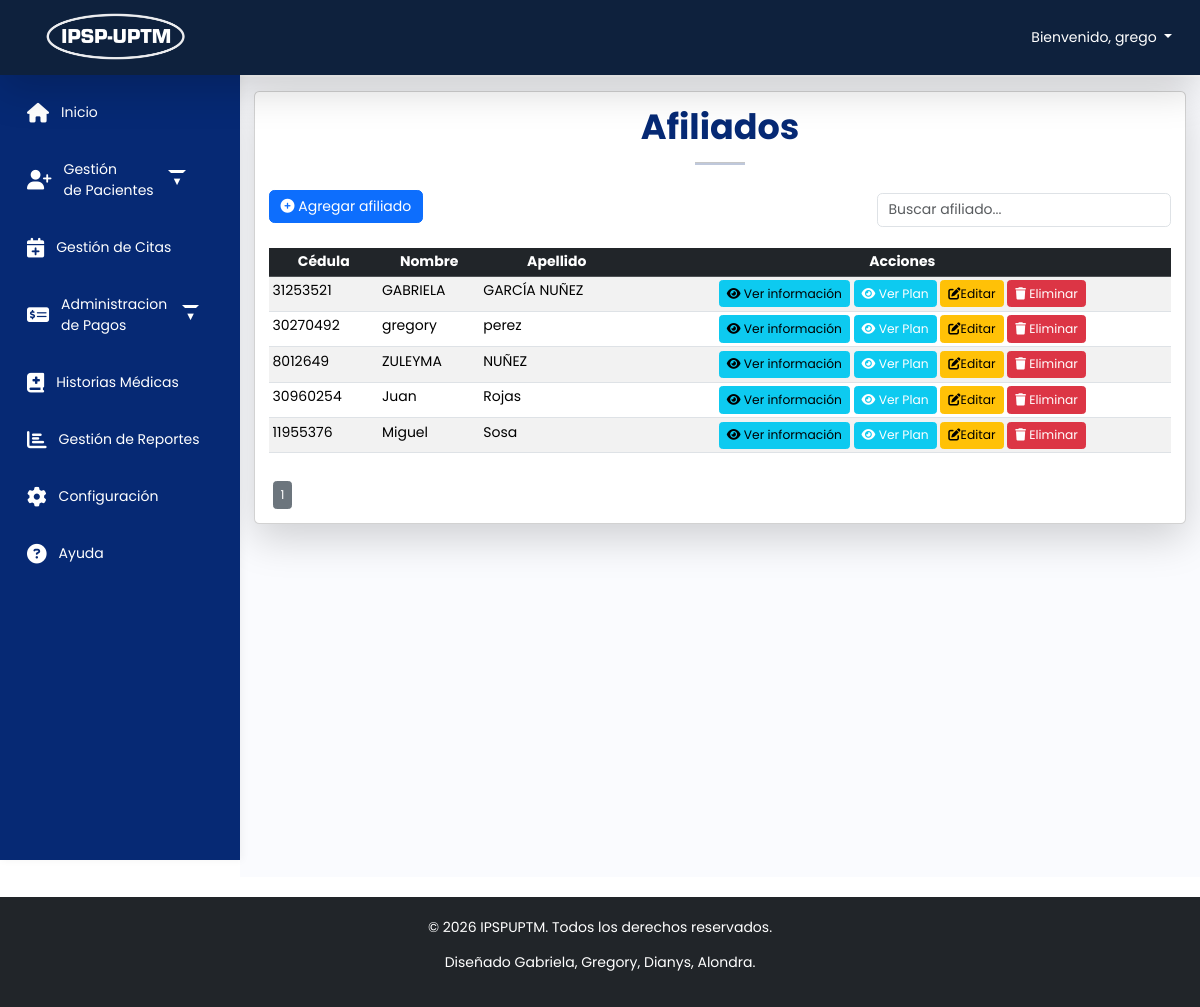
/home.php?vista=afiliados (signed in), run on an earlier commit of the app's database.
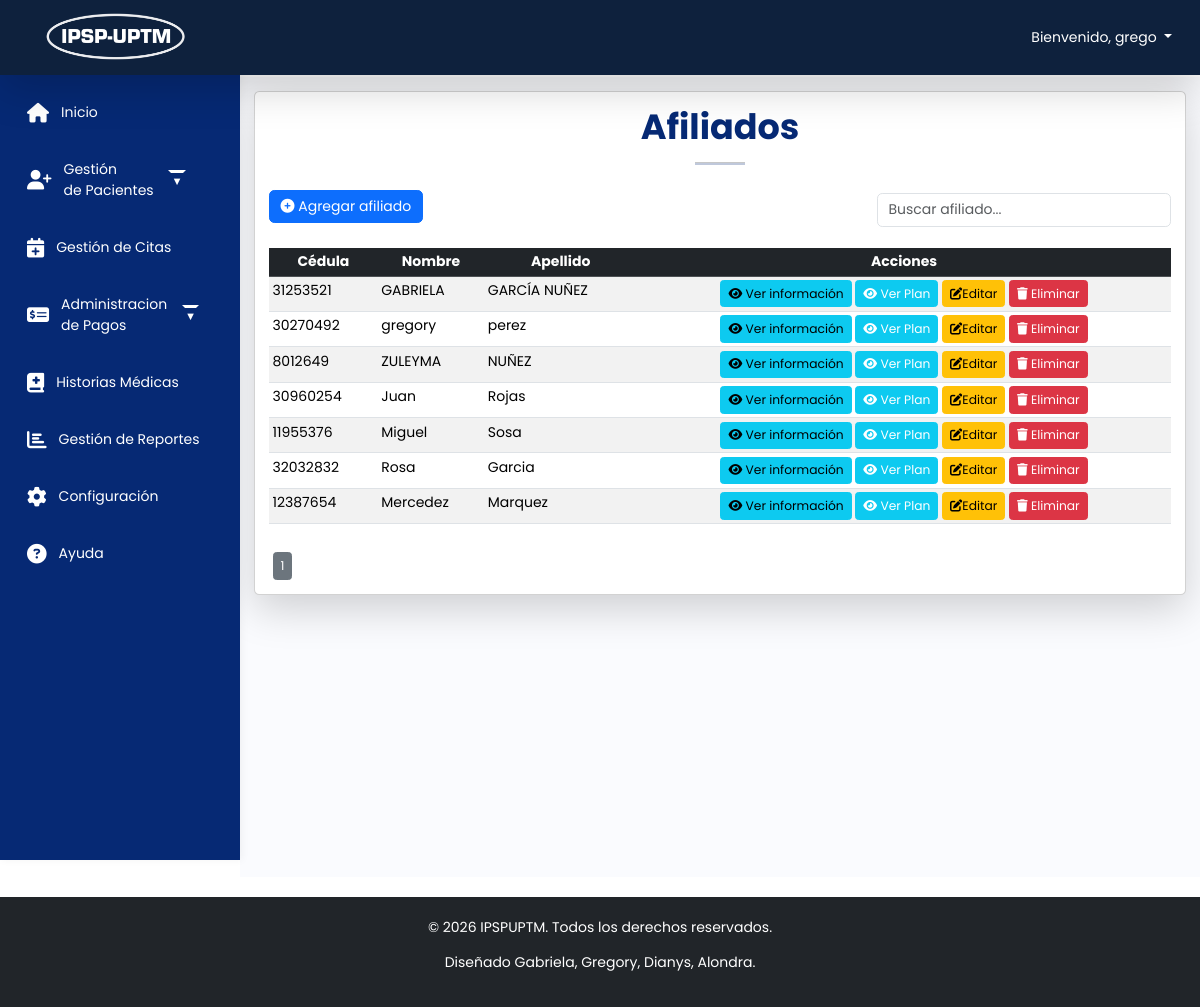
And on a later commit of the database.
### tables this page shows
CREATE TABLE `afiliados` (
  `ID` int(11) NOT NULL,
  `cedula` int(20) NOT NULL,
  `created_at` timestamp NOT NULL DEFAULT current_timestamp(),
  `updated_at` timestamp NOT NULL DEFAULT current_timestamp() ON UPDATE current_timestamp()
);

CREATE TABLE `persona` (
  `cedula` int(11) NOT NULL,
  `nombre` varchar(50) NOT NULL,
  `apellido` varchar(50) NOT NULL,
  `fechanacimiento` date NOT NULL,
  `genero` enum('Masculino','Femenino','','') NOT NULL,
  `telefono` int(20) NOT NULL,
  `correo` varchar(100) NOT NULL,
  `ocupacion` varchar(50) NOT NULL,
  `estado` text NOT NULL
);

### app/afiliados/principal.php (the view, shortened to what this page needs)
<?php
include 'C:/xampp/htdocs/IPSPUPTM/config/database.php';
include 'C:/xampp/htdocs/IPSPUPTM/config/alertify.php';
$rowsPerPage = 15;
$currentPage = isset($_GET['page']) ? intval($_GET['page']) : 1;
$sqlAfiliados = "
    SELECT
        p.cedula,
        p.nombre,
        p.apellido,
        a.created_at,
        a.updated_at
    FROM afiliados a
    JOIN persona p ON a.cedula = p.cedula
";
$afiliados = $conn->query($sqlAfiliados);
$totalRowsResult = $conn->query ("SELECT COUNT(*) AS total FROM afiliados");
$totalRows = $totalRowsResult->fetch_assoc()['total'];
$totalPages = ceil($totalRows / $rowsPerPage);
?>
<div class="card shadow-lg">
    <div class="mt-3 m-3 text-justify">
         <h1 class="fw-bold text-center" style="color: #062974;">Afiliados</h1>
            <hr class="mx-auto" style="width: 50px; height: 3px; background-color: #062974;">
        <div class="row mt-4 align-items-center">
            <div class="col-auto">
                <a href="#" class="btn btn-primary" data-bs-toggle="modal" data-bs-target="#formulariomodal">
                    <i class="fas fa-plus-circle"></i> Agregar afiliado
                </a>
            </div>
            <div class="col text-end mt-2">
                <input type="text" id="search" class="form-control w-auto d-inline-block"
                    placeholder="Buscar afiliado...">
            </div>
        </div>
        <div class="table-responsive">
            <table class="table table-sm table-striped table-hover mt-4">
                <thead class="table-dark text-center">
                    <tr>
                        <th>Cédula</th>
                        <th>Nombre</th>
                        <th>Apellido</th>
                        <th>Acciones</th>
                    </tr>
                </thead>
                <tbody>
                    <?php while ($row = $afiliados->fetch_assoc()) { ?>
                    <tr>
                        <td><?php echo $row['cedula']; ?></td>
                        <td><?php echo $row['nombre']; ?></td>
                        <td><?php echo $row['apellido']; ?></td>
                        <td class="text-center">
                            <a href="#" class="btn btn-info btn-sm" data-bs-toggle="modal" data-bs-target="#vermodal"
                                data-bs-cedula="<?= $row['cedula']; ?>">
                                <i class="fas fa-eye"></i> Ver información
                            </a>
                            <button class="btn btn-sm btn-info text-white" title="Ver Consumo"
                                onclick="verResumenConsumo('<?php echo $row['cedula']; ?>', '<?php echo $row['nombre'].' '.$row['apellido']; ?>')">
                                <i class="fas fa-eye"></i> Ver Plan
                            </button>
                            <a href="#" class="btn btn-warning btn-sm" data-bs-toggle="modal"
                                data-bs-target="#editmodal" data-bs-cedula="<?= $row['cedula']; ?>">
                                <i class="fas fa-edit"></i>Editar
                            </a>
                            <a href="#" class="btn btn-danger btn-sm" data-bs-toggle="modal"
                                data-bs-target="#eliminamodal" data-bs-cedula="<?= $row['cedula']; ?>">
                                <i class="fas fa-trash"></i> Eliminar
                            </a>
                        </td>
                    </tr>
                    <?php } ?>
                </tbody>
            </table>
        </div>
        <div class="d-flex justify-content mt-3">
            <?php for ($i = 1; $i <= $totalPages; $i++) { ?>
            <a href="?page=<?php echo $i; ?>"
                class="btn btn-sm <?php echo ($i == $currentPage) ? 'btn-secondary' : 'btn-primary'; ?> mx-1">
                <?php echo $i; ?>
            </a>
            <?php } ?>
        </div>
    </div>
</div>
</body>
</html>

### home.php (shortened to what this page needs)
<?php
$vista = isset($_GET['vista']) ? $_GET['vista'] : (($_SESSION['role_id'] == 3) ? 'historiasmedicas' : 'inicial');
switch ($vista) {
    case 'afiliados':
        $contenido = $_SERVER['DOCUMENT_ROOT'] . '/IPSPUPTM/app/afiliados/principal.php';
        include $_SERVER['DOCUMENT_ROOT'] . '/IPSPUPTM/recursos/layout.php';
        break;
}
?>

### recursos/layout.php (shortened to what this page needs)
<!DOCTYPE html>
<html lang="en">
<head>
    <link rel="stylesheet" href="/IPSPUPTM/assets/css/bootstrap.min.css">
    <link rel="stylesheet" href="/IPSPUPTM/assets/fontawesome/css/all.min.css">
    <link rel="stylesheet" href="/IPSPUPTM/assets/css/style.css">
</head>
<body>
    <?php include 'C:/xampp/htdocs/IPSPUPTM/recursos/header.php' ?>
    <?php include 'C:/xampp/htdocs/IPSPUPTM/config/alertify.php' ?>
    <div class="">
        <aside id="custom-sidebar">
            <ul class="custom-sidebar-nav">
                <?php
                $role_id = $_SESSION['role_id'];
                if ($role_id == 1) {
                ?>
                <li><a href="/IPSPUPTM/home.php?vista=inicial"><i class="fas fa-home"></i> Inicio</a></li>
                <li>
                    <a href="#submenuPacientes" data-bs-toggle="collapse" aria-expanded="false" class="dropdown-toggle">
                        <i class="fas fa-user-plus"></i> Gestión <br>de Pacientes
                    </a>
                </li>
                <li><a href="/IPSPUPTM/home.php?vista=citas"><i class="fas fa-calendar-plus"></i>Gestión de Citas</a>
                </li>
                 <li>
                    <a href="#submenuPagos" data-bs-toggle="collapse" aria-expanded="false" class="dropdown-toggle">
                       <i class="fa-solid fa-money-check-dollar"></i> Administracion <br>de Pagos
                    </a>
                </li>
                <li><a href="/IPSPUPTM/home.php?vista=historiasmedicas"><i class="fas fa-book-medical"></i>Historias Médicas</a></li>
                <li><a href="/IPSPUPTM/home.php?vista=reportes"><i class="fas fa-chart-bar"></i>Gestión de Reportes</a>
                </li>
                <li><a href="/IPSPUPTM/home.php?vista=configuracion"><i class="fas fa-cog"></i> Configuración</a></li>
                <?php } ?>
                <li><a href="/IPSPUPTM/home.php?vista=ayuda"><i class="fas fa-question-circle"></i> Ayuda</a></li>
            </ul>
        </aside>
        <div class="cont-general mt-1 pt-1" style="width: 100%; flex-grow: 1;">
            <div class="main p-3">
                    <div>
                        <?php
                    if (isset($contenido)) {
                        include $contenido;
                    } else {
                        echo "<p>Contenido no disponible.</p>";
                    }
                    ?>
</body>
<footer class=" bg-dark text-white footerm">
    <div class="container text-center">
        <p>&copy; <?php echo date("Y"); ?> IPSPUPTM. Todos los derechos reservados.</p>
        <p>Diseñado Gabriela, Gregory, Dianys, Alondra.</p>
    </div>
</footer>

### recursos/header.php (shortened to what this page needs)
<body>
    <header class=" bg-primary text-white fixed-top shadow-lg">
        <nav class="navbar navbar-expand-lg navbar-dark container-fluid navbar-max-width bg-custom">
            <div class="row w-100 align-items-center">
                <div class="col-4 d-flex align-items-center">
                    <a class="navbar-brand d-flex align-items-center navbar-logo" href="#">
                        <img src="/IPSPUPTM/recursos/img/logoipsp.png" alt="Isotipo" width="150" height="50"
                            class="d-inline-block align-top me-2">
                    </a>
                </div>
                <div class="col-4 d-flex justify-content-end">
                    <ul class="navbar-nav">
                        <li class="nav-item dropdown">
                            <a class="nav-link text-white dropdown-toggle" href="#" id="navbarDropdown" role="button"
                                data-bs-toggle="dropdown" aria-expanded="false">
                                Bienvenido, <span id="nombreUsuario"><?php echo $_SESSION['username']; ?></span>
                            </a>
                        </li>
                    </ul>
                </div>
            </div>
        </nav>
    </header>
</body>

### config/alertify.php (shortened to what this page needs)
<link rel="stylesheet" href="/IPSPUPTM/assets/alertify/css/alertify.min.css">
<link rel="stylesheet" href="/IPSPUPTM/assets/alertify/css/themes/default.min.css">

### assets/css/style.css (style rules this page uses)
html, body { margin: 0; padding: 0; overflow-x: hidden; width: 100%; font-family: 'Poppins', sans-serif; background-color: #ffffff; font-size: 14px; }
.main { min-height: 100vh; width: calc(100% - 240px); margin-left: 240px; overflow-x: auto; transition: margin-left 0.35s ease-in-out, width 0.35s ease-in-out; background-color: #fafbfe; padding: 15px; box-sizing: border-box; margin-top: 70px; flex: 1; }
.table-responsive { overflow-x: auto; }
img { max-width: 100%; height: auto; }
.main, .table { word-wrap: break-word; word-break: break-word; }
.navbar-logo img { max-width: 150px; height: auto; margin-left: 40px; }
a { text-decoration: none; }
#custom-sidebar { position: fixed; left: 0; top: 60px; width: 240px; height: 100vh; background: #062974; color: #fff; z-index: 1000; display: flex; flex-direction: column; padding-top: 30px; box-shadow: 2px 0 8px rgba(0,0,0,0.05); }
.custom-sidebar-nav { list-style: none; padding: 0 0 0 0; margin: 0; flex: 1; }
.custom-sidebar-nav li { margin-bottom: 12px; }
.custom-sidebar-nav a { display: flex; align-items: center; padding: 12px 24px; color: #fff; font-size: 1rem; text-decoration: none; gap: 12px; border-left: 3px solid transparent; transition: background 0.2s, border-color 0.2s; }
.custom-sidebar-nav i { font-size: 1.4rem; color: #fff; }
.custom-sidebar-nav .dropdown-toggle::after { content: " ▼"; font-size: 0.8em; }
.navbar-max-width { min-width: 120px; margin: 0 auto; }
.table-responsive { max-width: 100%; overflow-x: auto; }
.table-responsive table { min-width: 700px; }
.table-responsive td, .table-responsive th { white-space: nowrap; }
.footerm { background-color: #2a6aaa; color: white; text-align: center; padding: 20px 0; position: relative; bottom: 0; width: 100%; margin-top: 20px; }
.bg-primary { background-color: #0e213d !important; }

What changed in the data, as far as the page shows it:
added afiliados: cedula.cedula "32032832", cedula.nombre "Rosa", cedula.apellido "Garcia"
added afiliados: cedula.cedula "12387654", cedula.nombre "Mercedez", cedula.apellido "Marquez"
